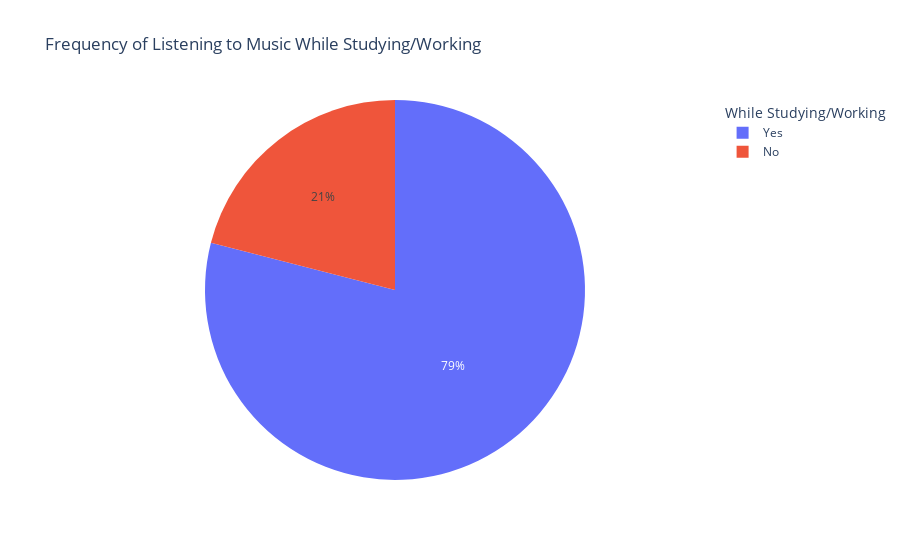

This figure's notebook cell:
### Markdown cell above
### Listen to Music While Working

### Code cell
my_cols = 'While working'
fig = px.pie(df[my_cols].dropna(),
             names=my_cols,
             title="Frequency of Listening to Music While Studying/Working")
fig.update_layout(legend_title_text="While Studying/Working")
fig.show()

### Figure 1 — Plotly figure (JSON) as saved in the notebook; plotly's stock layout.template omitted (floating-point values rounded to 4 significant figures; data arrays with more than 128 entries replaced by an {"elided": "..."} marker saying what was removed)
{"data": [{"domain": {"x": [0, 1], "y": [0, 1]}, "hovertemplate": "While working=%{label}<extra></extra>", "labels": {"elided": "733 str values"}, "legendgroup": "", "name": "", "showlegend": true, "type": "pie"}], "layout": {"legend": {"title": {"text": "While Studying/Working"}, "tracegroupgap": 0}, "title": {"text": "Frequency of Listening to Music While Studying/Working"}}}
